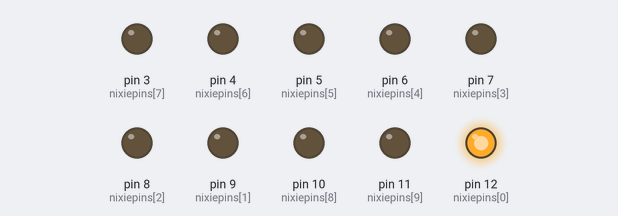
Simulated run of this sketch. Board: Arduino Uno, built with avr-gcc and run on an emulated ATmega328P. On the bench: output pins drawn as LEDs (lit = HIGH).

Above: at 0.1 s.
At 7.6 s:
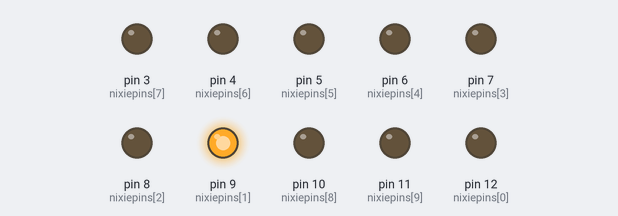
At 16.2 s:
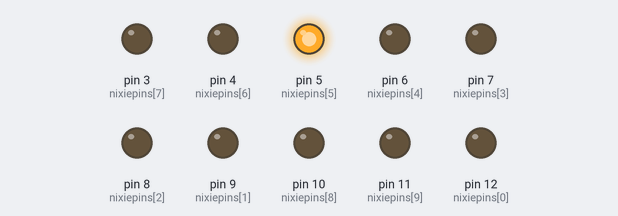
At 27.9 s:
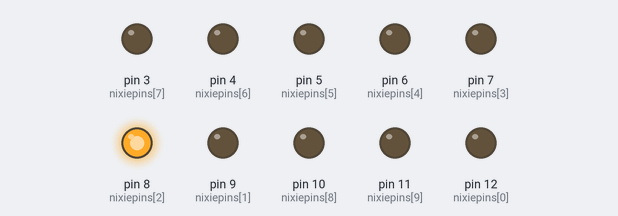
At 36.4 s:
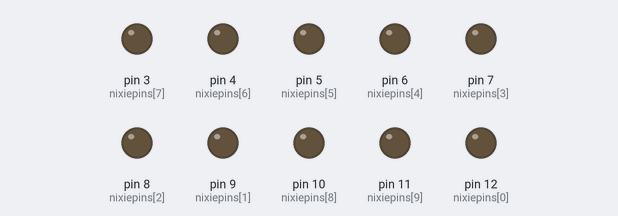
Timing chart, 0 to 40.0 s (numbered marks = the images above):
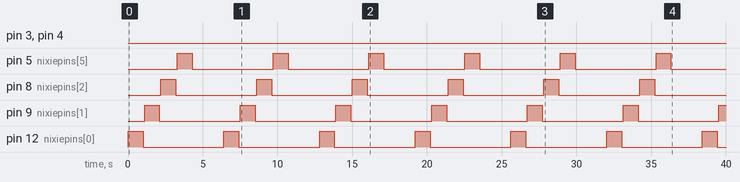

Measured:
- by itself, pin 5 (nixiepins[5]), pin 8 (nixiepins[2]), pin 9 (nixiepins[1]), pin 12 (nixiepins[0]): alternates HIGH for 1.0 s and LOW for 5.4 s
- by itself, everything shown: repeats every 6.4 s, in 8 steps

The sketch:

_1_Digit_clock__1_.ino
```cpp
#include <Time.h> //Make sure Arduino Time library is loaded


//int nixiepins[] = {3, 4, 5, 6, 7, 8, 9, 10, 11, 12}; // An array of pin numbers to which the nixie cathodes are attached (through the transistors)
int nixiepins[] = {12, 9, 8, 7, 6, 5, 4, 3, 10, 11};
int nixiepinCount = 10; // The number of cathodes (digits) in each nixie


int i = 1; // Initialization of other misc variables
int displaynumber = 0;

void setup() { // The array elements are numbered from 0 to (~pinCount - 1) and then are initialized as OUTPUT pins

  for (int i = 0; i < nixiepinCount; i++) {
  pinMode(nixiepins[i], OUTPUT);
  }


  setTime(1,25,0,1,1,2016);// Sets system time to: 1:15 on January 1, 2016
}


void loop () {
  displayTime();  // Display the time
  delay(2000);
}


void displayTime () {

  int ho = hour()%10; // Hour one's digit
  int ht = hour()/10; // Hour ten's digit
  int mo = minute()%10; // Minute one's digit
  int mt = minute()/10; // Minute ten's digit

  i = ht;
  digitalWrite(nixiepins[i], HIGH); // Digit on
  delay(1000);
  digitalWrite(nixiepins[i], LOW); // Digit off
  delay(100);

  i = ho;
  digitalWrite(nixiepins[i], HIGH); // Digit on
  delay(1000);
  digitalWrite(nixiepins[i], LOW); // Digit off
  delay(100);

  i = mt;
  digitalWrite(nixiepins[i], HIGH); // Digit on
  delay(1000);
  digitalWrite(nixiepins[i], LOW); // Digit off
  delay(100);

  i = mo;
  digitalWrite(nixiepins[i], HIGH); // Digit on
  delay(1000);
  digitalWrite(nixiepins[i], LOW); // Digit off
  delay(100);
}
```
